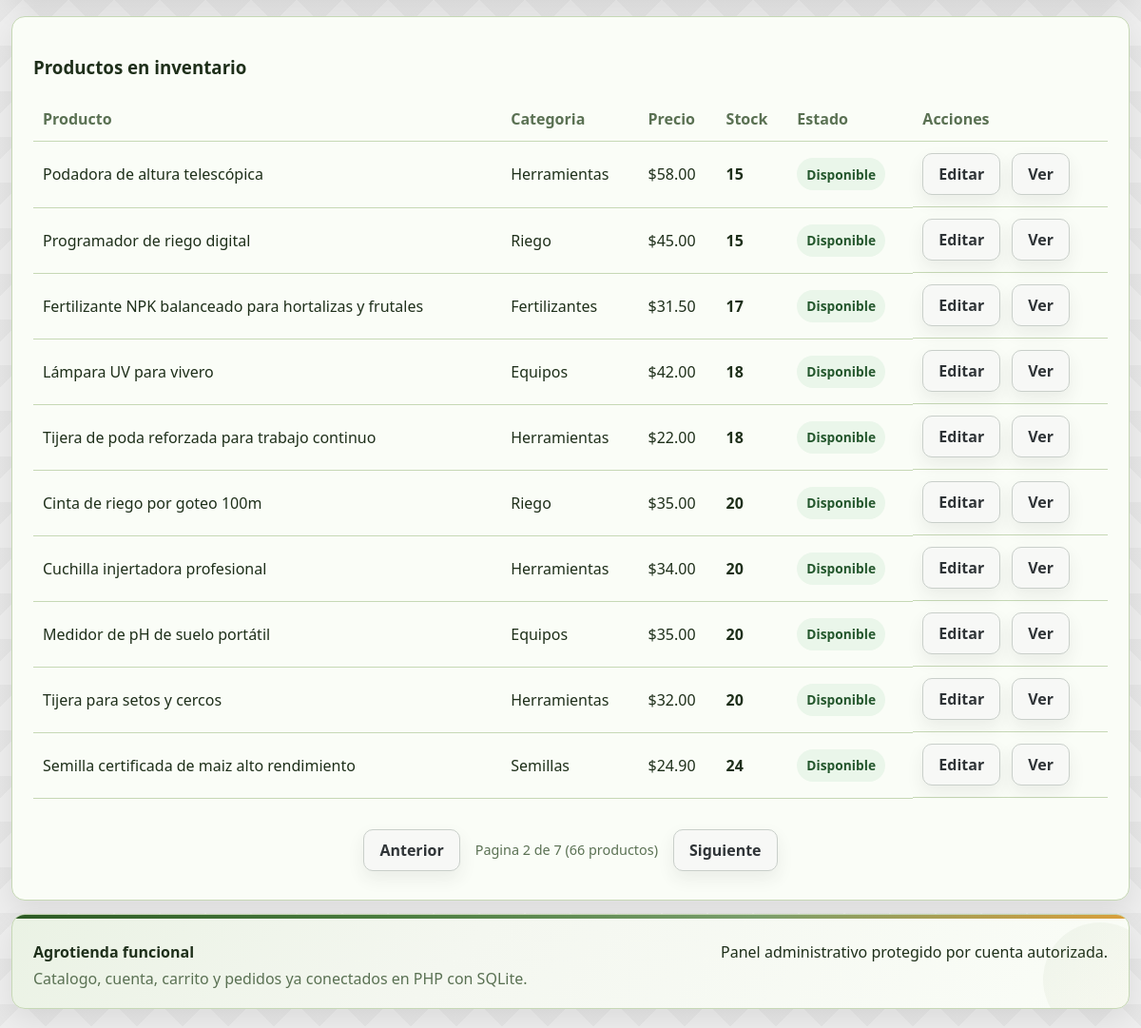
Page /admin_inventory.php?page=2 (signed in, lower part) on the earlier database version.
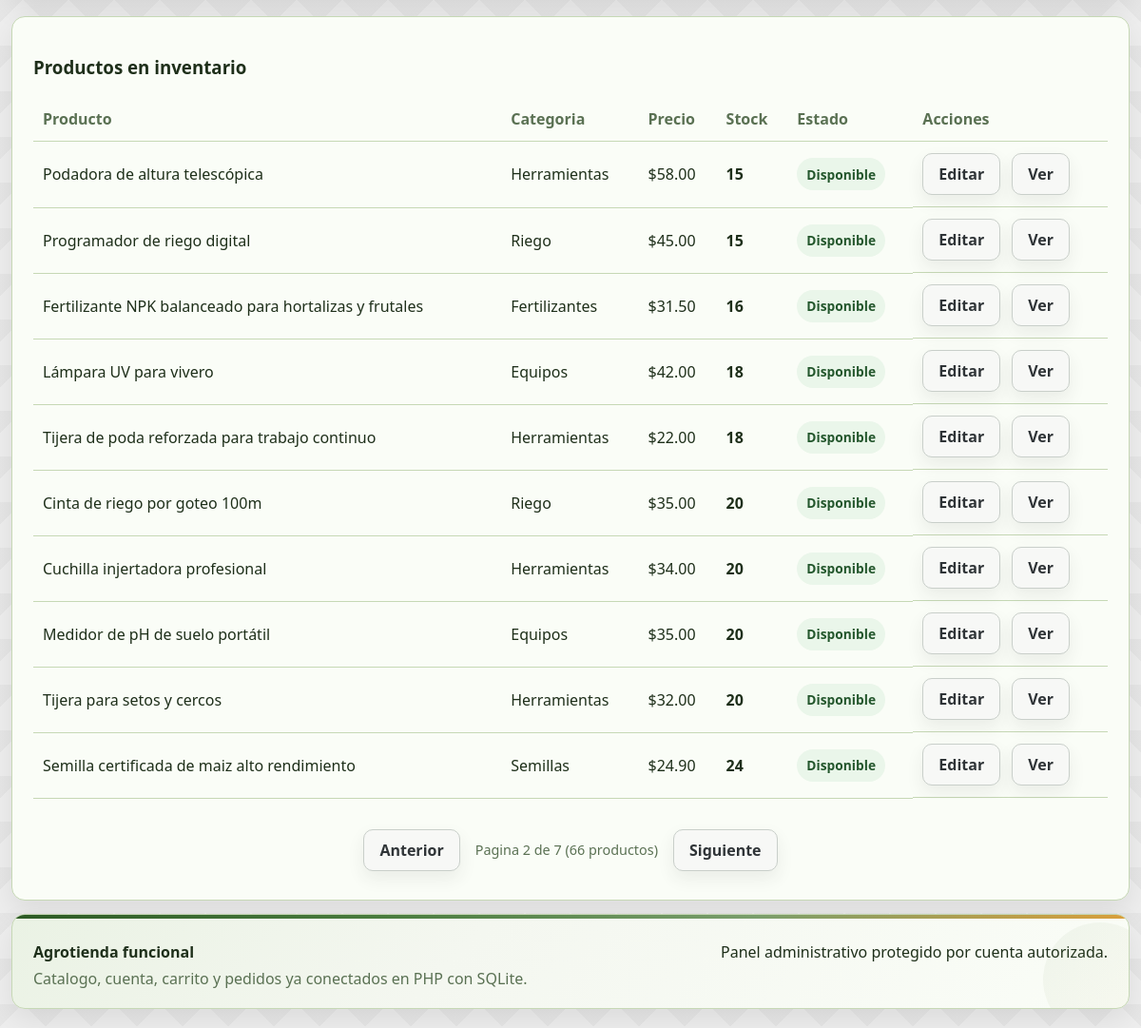
Same page on the later database version.
### tables this page shows
CREATE TABLE products (
            id INTEGER PRIMARY KEY AUTOINCREMENT,
            name TEXT NOT NULL,
            category TEXT NOT NULL,
            brand TEXT NOT NULL,
            price REAL NOT NULL,
            stock INTEGER NOT NULL DEFAULT 0,
            emoji TEXT NOT NULL DEFAULT "🌱",
            short_description TEXT NOT NULL,
            description TEXT NOT NULL
        , image_url TEXT NOT NULL DEFAULT "");

### app/bootstrap.php (called while the page is built, shortened)
<?php
function db(): PDO
{
    static $pdo = null;
    if ($pdo instanceof PDO) {
        return $pdo;
    }
    $pdo = new PDO('sqlite:' . DB_PATH);
    $pdo->setAttribute(PDO::ATTR_ERRMODE, PDO::ERRMODE_EXCEPTION);
    $pdo->setAttribute(PDO::ATTR_DEFAULT_FETCH_MODE, PDO::FETCH_ASSOC);
    $pdo->exec('PRAGMA foreign_keys = ON');
    return $pdo;
}
function money(float $value): string
{
    return '$' . number_format($value, 2);
}
function e(string $value): string
{
    return htmlspecialchars($value, ENT_QUOTES, 'UTF-8');
}

### admin_inventory.php (the view, shortened to what this page needs)
<?php
require_once __DIR__ . '/app/layout.php';
$page = max(1, (int) ($_GET['page'] ?? 1));
$perPage = 10;
$offset = ($page - 1) * $perPage;
$where = 'WHERE 1=1';
$params = [];
$countParams = [];
$countStmt = db()->prepare("SELECT COUNT(*) FROM products $where");
$countStmt->execute($countParams);
$totalProducts = (int) $countStmt->fetchColumn();
$totalPages = max(1, (int) ceil($totalProducts / $perPage));
$sql = "SELECT * FROM products $where ORDER BY stock ASC, name ASC LIMIT :limit OFFSET :offset";
$params['limit'] = $perPage;
$params['offset'] = $offset;
$stmt = db()->prepare($sql);
$stmt->execute($params);
$products = $stmt->fetchAll();
?>
<section class="card" id="productos-inventario">
  <h3>Productos en inventario</h3>
  <?php if (!$products): ?>
    <div class="empty">No hay productos con esos filtros.</div>
  <?php else: ?>
    <div class="table-wrap">
      <table>
        <thead>
          <tr>
            <th>Producto</th>
            <th>Categoria</th>
            <th>Precio</th>
            <th>Stock</th>
            <th>Estado</th>
            <th>Acciones</th>
          </tr>
        </thead>
        <tbody>
          <?php foreach ($products as $product): ?>
            <?php
              $stock = (int) $product['stock'];
              $status = $stock === 0 ? 'Agotado' : ($stock <= 10 ? 'Stock bajo' : 'Disponible');
              $statusClass = $stock === 0 ? 'danger' : ($stock <= 10 ? 'warning' : 'success');
            ?>
            <tr>
              <td><?= e($product['name']) ?></td>
              <td><?= e($product['category']) ?></td>
              <td><?= money((float) $product['price']) ?></td>
              <td><strong><?= $stock ?></strong></td>
              <td><span class="status-pill <?= e($statusClass) ?>"><?= e($status) ?></span></td>
              <td class="table-actions">
                <a class="btn" href="admin_products.php?id=<?= (int) $product['id'] ?>">Editar</a>
                <a class="btn" href="product.php?id=<?= (int) $product['id'] ?>">Ver</a>
              </td>
            </tr>
          <?php endforeach; ?>
        </tbody>
      </table>
    </div>
  <?php endif; ?>
  <?php if ($totalPages > 1): ?>
    <div class="pagination">
      <?php if ($page > 1): ?>
        <a class="btn" href="?<?= http_build_query(array_merge($_GET, ['page' => $page - 1])) ?>#productos-inventario">Anterior</a>
      <?php endif; ?>
      <span class="pagination-info">Pagina <?= $page ?> de <?= $totalPages ?> (<?= $totalProducts ?> productos)</span>
      <?php if ($page < $totalPages): ?>
        <a class="btn" href="?<?= http_build_query(array_merge($_GET, ['page' => $page + 1])) ?>#productos-inventario">Siguiente</a>
      <?php endif; ?>
    </div>
  <?php endif; ?>
</section>

Differences in the rows shown:
changed products "Fertilizante NPK balanceado para hortalizas y frutales": stock "17" → "16"
